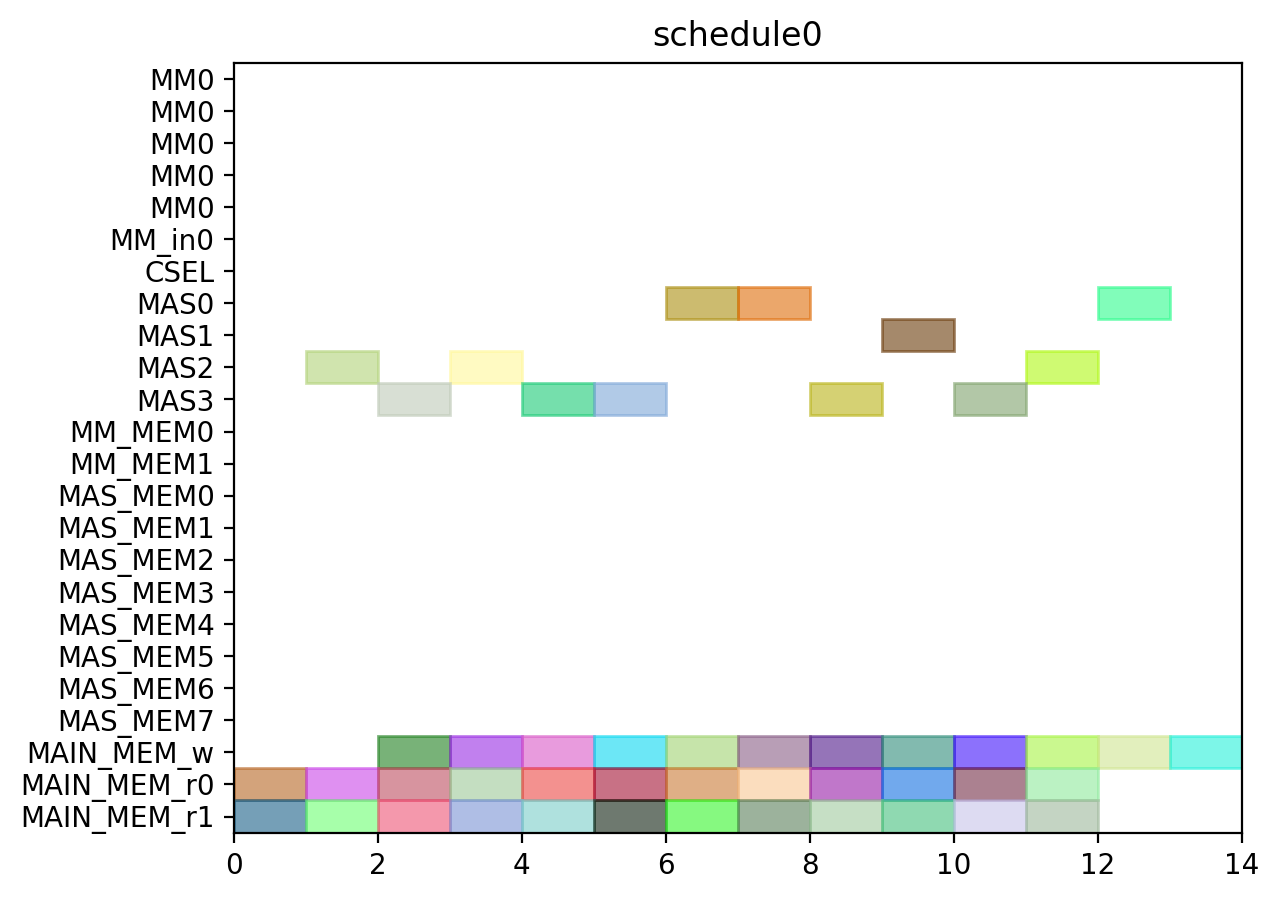

Source code (Python):
from pyschedule import Scenario, solvers, plotters, alt


def solve():
	horizon = 120
	S = Scenario("schedule0", horizon=horizon)

	# resource
	MM = S.Resources('MM', num=1, size=5)
	MM_in = S.Resources('MM_in', num=1)
	CSEL = S.Resource('CSEL')
	MAS = S.Resources('MAS', num=4, size=1, periods=range(1, horizon))
	MM_MEM = S.Resources('MM_MEM', num=2)
	MAS_MEM = S.Resources('MAS_MEM', num=8)
	MAIN_MEM_w = S.Resource('MAIN_MEM_w', size=1)
	MAIN_MEM_r = S.Resources('MAIN_MEM_r', num=2)

	# result of previous scheduling

	# new tasks
	c000 = S.Task('c000', length=1, delay_cost=1)
	c000 += alt(MAS)
	S += 0<c000

	c000_w = S.Task('c000_w', length=1, delay_cost=1)
	c000_w += alt(MAIN_MEM_w)
	S += c000 <= c000_w

	c000_mem0 = S.Task('c000_mem0', length=1, delay_cost=1)
	c000_mem0 += MAIN_MEM_r[0]
	S += c000_mem0 <= c000

	c000_mem1 = S.Task('c000_mem1', length=1, delay_cost=1)
	c000_mem1 += MAIN_MEM_r[1]
	S += c000_mem1 <= c000

	c001 = S.Task('c001', length=1, delay_cost=1)
	c001 += alt(MAS)
	S += 0<c001

	c001_w = S.Task('c001_w', length=1, delay_cost=1)
	c001_w += alt(MAIN_MEM_w)
	S += c001 <= c001_w

	c001_mem0 = S.Task('c001_mem0', length=1, delay_cost=1)
	c001_mem0 += MAIN_MEM_r[0]
	S += c001_mem0 <= c001

	c001_mem1 = S.Task('c001_mem1', length=1, delay_cost=1)
	c001_mem1 += MAIN_MEM_r[1]
	S += c001_mem1 <= c001

	c010 = S.Task('c010', length=1, delay_cost=1)
	c010 += alt(MAS)
	S += 0<c010

	c010_w = S.Task('c010_w', length=1, delay_cost=1)
	c010_w += alt(MAIN_MEM_w)
	S += c010 <= c010_w

	c010_mem0 = S.Task('c010_mem0', length=1, delay_cost=1)
	c010_mem0 += MAIN_MEM_r[0]
	S += c010_mem0 <= c010

	c010_mem1 = S.Task('c010_mem1', length=1, delay_cost=1)
	c010_mem1 += MAIN_MEM_r[1]
	S += c010_mem1 <= c010

	c011 = S.Task('c011', length=1, delay_cost=1)
	c011 += alt(MAS)
	S += 0<c011

	c011_w = S.Task('c011_w', length=1, delay_cost=1)
	c011_w += alt(MAIN_MEM_w)
	S += c011 <= c011_w

	c011_mem0 = S.Task('c011_mem0', length=1, delay_cost=1)
	c011_mem0 += MAIN_MEM_r[0]
	S += c011_mem0 <= c011

	c011_mem1 = S.Task('c011_mem1', length=1, delay_cost=1)
	c011_mem1 += MAIN_MEM_r[1]
	S += c011_mem1 <= c011

	c100 = S.Task('c100', length=1, delay_cost=1)
	c100 += alt(MAS)
	S += 0<c100

	c100_w = S.Task('c100_w', length=1, delay_cost=1)
	c100_w += alt(MAIN_MEM_w)
	S += c100 <= c100_w

	c100_mem0 = S.Task('c100_mem0', length=1, delay_cost=1)
	c100_mem0 += MAIN_MEM_r[0]
	S += c100_mem0 <= c100

	c100_mem1 = S.Task('c100_mem1', length=1, delay_cost=1)
	c100_mem1 += MAIN_MEM_r[1]
	S += c100_mem1 <= c100

	c101 = S.Task('c101', length=1, delay_cost=1)
	c101 += alt(MAS)
	S += 0<c101

	c101_w = S.Task('c101_w', length=1, delay_cost=1)
	c101_w += alt(MAIN_MEM_w)
	S += c101 <= c101_w

	c101_mem0 = S.Task('c101_mem0', length=1, delay_cost=1)
	c101_mem0 += MAIN_MEM_r[0]
	S += c101_mem0 <= c101

	c101_mem1 = S.Task('c101_mem1', length=1, delay_cost=1)
	c101_mem1 += MAIN_MEM_r[1]
	S += c101_mem1 <= c101

	c110 = S.Task('c110', length=1, delay_cost=1)
	c110 += alt(MAS)
	S += 0<c110

	c110_w = S.Task('c110_w', length=1, delay_cost=1)
	c110_w += alt(MAIN_MEM_w)
	S += c110 <= c110_w

	c110_mem0 = S.Task('c110_mem0', length=1, delay_cost=1)
	c110_mem0 += MAIN_MEM_r[0]
	S += c110_mem0 <= c110

	c110_mem1 = S.Task('c110_mem1', length=1, delay_cost=1)
	c110_mem1 += MAIN_MEM_r[1]
	S += c110_mem1 <= c110

	c111 = S.Task('c111', length=1, delay_cost=1)
	c111 += alt(MAS)
	S += 0<c111

	c111_w = S.Task('c111_w', length=1, delay_cost=1)
	c111_w += alt(MAIN_MEM_w)
	S += c111 <= c111_w

	c111_mem0 = S.Task('c111_mem0', length=1, delay_cost=1)
	c111_mem0 += MAIN_MEM_r[0]
	S += c111_mem0 <= c111

	c111_mem1 = S.Task('c111_mem1', length=1, delay_cost=1)
	c111_mem1 += MAIN_MEM_r[1]
	S += c111_mem1 <= c111

	c200 = S.Task('c200', length=1, delay_cost=1)
	c200 += alt(MAS)
	S += 0<c200

	c200_w = S.Task('c200_w', length=1, delay_cost=1)
	c200_w += alt(MAIN_MEM_w)
	S += c200 <= c200_w

	c200_mem0 = S.Task('c200_mem0', length=1, delay_cost=1)
	c200_mem0 += MAIN_MEM_r[0]
	S += c200_mem0 <= c200

	c200_mem1 = S.Task('c200_mem1', length=1, delay_cost=1)
	c200_mem1 += MAIN_MEM_r[1]
	S += c200_mem1 <= c200

	c201 = S.Task('c201', length=1, delay_cost=1)
	c201 += alt(MAS)
	S += 0<c201

	c201_w = S.Task('c201_w', length=1, delay_cost=1)
	c201_w += alt(MAIN_MEM_w)
	S += c201 <= c201_w

	c201_mem0 = S.Task('c201_mem0', length=1, delay_cost=1)
	c201_mem0 += MAIN_MEM_r[0]
	S += c201_mem0 <= c201

	c201_mem1 = S.Task('c201_mem1', length=1, delay_cost=1)
	c201_mem1 += MAIN_MEM_r[1]
	S += c201_mem1 <= c201

	c210 = S.Task('c210', length=1, delay_cost=1)
	c210 += alt(MAS)
	S += 0<c210

	c210_w = S.Task('c210_w', length=1, delay_cost=1)
	c210_w += alt(MAIN_MEM_w)
	S += c210 <= c210_w

	c210_mem0 = S.Task('c210_mem0', length=1, delay_cost=1)
	c210_mem0 += MAIN_MEM_r[0]
	S += c210_mem0 <= c210

	c210_mem1 = S.Task('c210_mem1', length=1, delay_cost=1)
	c210_mem1 += MAIN_MEM_r[1]
	S += c210_mem1 <= c210

	c211 = S.Task('c211', length=1, delay_cost=1)
	c211 += alt(MAS)
	S += 0<c211

	c211_w = S.Task('c211_w', length=1, delay_cost=1)
	c211_w += alt(MAIN_MEM_w)
	S += c211 <= c211_w

	c211_mem0 = S.Task('c211_mem0', length=1, delay_cost=1)
	c211_mem0 += MAIN_MEM_r[0]
	S += c211_mem0 <= c211

	c211_mem1 = S.Task('c211_mem1', length=1, delay_cost=1)
	c211_mem1 += MAIN_MEM_r[1]
	S += c211_mem1 <= c211

	solvers.mip.solve(S,msg=1,kind='CPLEX',ratio_gap=1.01)

	solution = [['hoge']*len(S.solution()[1]) for i in range(len(S.solution()))]
	for i in range(len(S.solution())):
		for j in range(len(S.solution()[i])):
			solution[i][j]=str(S.solution()[i][j])
	print(solution)

	cycles = int(solution[-1][3])

	pic_file_name = "/home/mfukuda/ABE/multiRAM_multiMAS_16mux/scheduling_result/stage5MM1_stage1MAS4/CONJ/schedule0.png"
	if(S.solution() != []):
		plotters.matplotlib.plot(S,img_filename=pic_file_name, show_task_labels=False, fig_size=(cycles*0.25+3, 5))

	return solution
